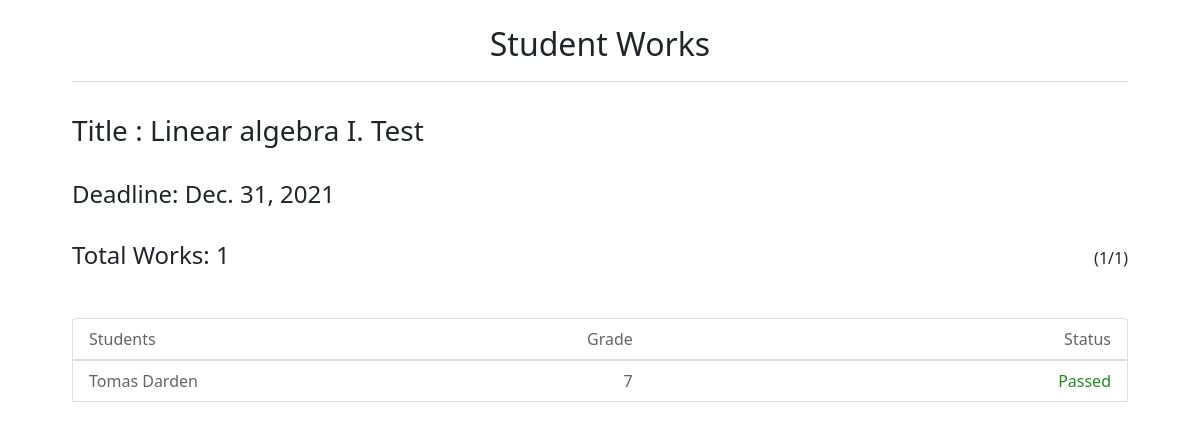
Before: /academiaweb/courses/6/topic/16/assignments/1/students_assignment with the older database file.
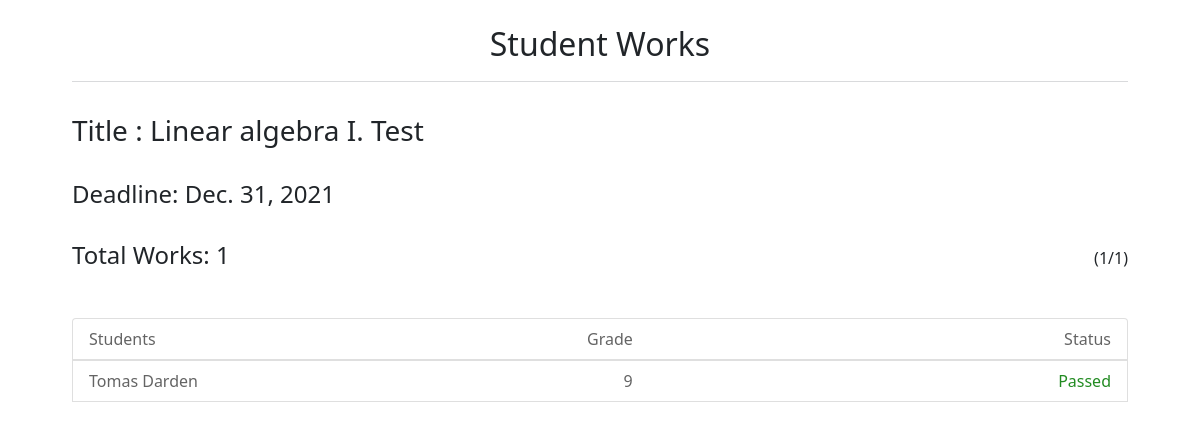
After: the same page with the newer database file.
### main_app/models.py (models this page shows, shortened)
class Students_Assignment(models.Model):
    assignment = models.ForeignKey(School_Assignment,on_delete=models.CASCADE)
    student    = models.ForeignKey(to='users.Students',on_delete=models.CASCADE)
    file       = models.FileField(upload_to=location_students_assignment,null=True,blank=True)
    grade      = models.PositiveIntegerField(validators=[MaxValueValidator(10), MinValueValidator(1)],null=True,blank=True)
    status_choice   = (('Passed','Passed'),('Unchecked','Unchecked'),('Failed','Failed'))
    status    = models.CharField(max_length=10, default='Unchecked', choices=status_choice,null=True,blank=True)

### users/models.py (models this page shows, shortened)
class Account(models.Model):
    id              = models.AutoField(primary_key=True)
    user            = models.ForeignKey(UserAccount,on_delete=models.CASCADE)
    first_name      = models.CharField(max_length=200)
    last_name       = models.CharField(max_length=200)
    date_of_birth   = models.DateField(default=datetime.date.today)
    gender_choice   = (('male','male'),('feminine','feminine'),('undefined','undefined'))
    gender          = models.CharField(max_length=10, default='male', choices=gender_choice)
    nationality     = CountryField()
    class Meta:
        abstract = True

class Students(Account):
    year            = models.ForeignKey(to='main_app.SchoolYears',on_delete=models.CASCADE,blank=True,null=True)
    profile_picture = models.ImageField(upload_to=location_students,blank=True,null=True)
    class Meta():
        verbose_name        = 'Student'
        verbose_name_plural = 'Students'
    @property
    def full_name(self):
        return '{} {}'.format(self.first_name,self.last_name)

### main_app/views.py (the view)
# urls.py: path('courses/<str:course_pk>/topic/<str:topic_pk>/assignments/<str:assignment_pk>/students_assignment',views.Students_Assignment_list.as_view(),name='students_assignment'),
class Students_Assignment_list(ListView):
    model = Students_Assignment
    template_name = 'assignments/s_assignment_list.html'
    def get_context_data(self, **kwargs):
        context = super().get_context_data(**kwargs)
        assignment  = get_object_or_404(School_Assignment,id=self.kwargs.get('assignment_pk'))
        works       = Students_Assignment.objects.filter(assignment = assignment).all()
        students    = Students.objects.filter(year = assignment.topic.course.year).all()
        total_works = 0
        for w in works:  total_works += 1
        total_students = 0
        for s in students:  total_students += 1
        context['works']          = works
        context['assignment']     = assignment
        context['total_works']    = total_works
        context['total_students'] = total_students
        return context

### main_app/models.py (called while the page is built)
    def __str__(self):
        return self.title

### main_app/templates/assignments/s_assignment_list.html (shortened to what this page needs)
{% extends 'base.html' %}
{% load static %}
{% block content %}
<div class="container-fluid">
    <div class="title">
        <h2>Student Works</h2>
    </div>
    <div class="assignment">
        <h3>Title   : {{assignment}}</h3>
        <h4>Deadline: {{assignment.deadline}}</h4>
        <div class="total">
            <h4>Total Works: {{total_works}}</h4>
            <p>({{total_works}}/{{total_students}})</p>
        </div>
        <div class="students">
            <ul class="list-group">
                <li class="list-group-item">
                    <p>Students</p>
                    <p>Grade</p>
                    <p id="info2">Status</p>
                </li>
                {% for work in works %}
                <a href="{% url 'student_homework' course_pk=work.assignment.topic.course.id topic_pk=work.assignment.topic.id assignment_pk=work.assignment.id homework_pk=work.id %}">
                    <li class="list-group-item">
                        <p>{{work.student.full_name}}</p>
                        <p>{{work.grade}}</p>
                        {% if work.status == 'Passed' %}
                        <p style="color: forestgreen;" id="info2">{{work.status}}</p>
                        {% elif work.status == 'Failed' %}
                        <p style="color: rgb(241, 74, 74);" id="info2">{{work.status}}</p>
                        {% elif work.status == 'Unchecked' %}
                        <p style="color: gray;" id="info2">{{work.status}}</p>
                        {% endif %}
                    </li>
                </a>
                {% endfor %}
            </ul>
        </div>
    </div>
</div>
{% endblock %}

Changed rows visible on the page:
changed Students_Assignment "Passed": grade "7" → "9"
